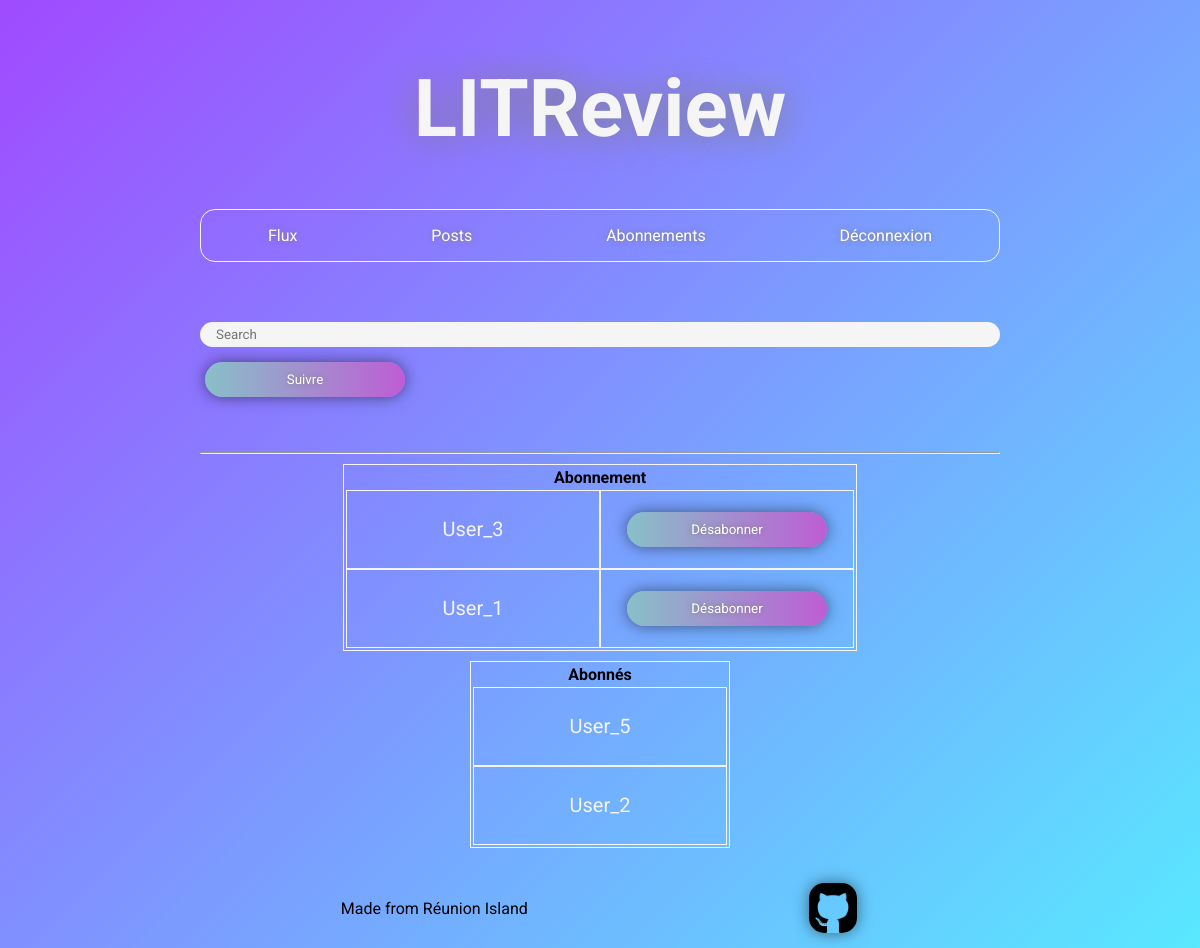
The app's page /users/subscription/ (signed in) with its own data.
### users/models.py (models this page shows)
class Subscription(models.Model):
    follower = models.ForeignKey(
        User, null=True, on_delete=models.CASCADE,
        related_name='subscriptions')
    followed = models.ForeignKey(
        User, null=True, on_delete=models.CASCADE,
        related_name='friends')

class User(AbstractUser):
    pass

### users/views.py (the view, shortened to what this page needs)
# urls.py: path('subscription/', views.subscription, name='subscription'),
@login_required
def subscription(request):
    abonnements = models.Subscription.objects.filter(follower=request.user)
    abonnes = models.Subscription.objects.filter(followed=request.user)
    context = {
        'follower': abonnes,
        'followed': abonnements,
    }
    return render(request, 'users/subscription.html', context=context)

### users/templates/users/subscription.html (shortened to what this page needs)
{% extends 'base_user_connected.html' %}
{% block content %}
    <form class="find_users" action="" method="post">
        <input class="searchfield" name="username" type="text" placeholder="Search">
        <button type="submit" class="validate" >Suivre</button>
    </form>
    <hr>
    <table>
        <thead>
            <tr>
                <th colspan="2">Abonnement</th>
            </tr>
        </thead>
        <tbody>
            <tr>
                {% for f in followed %}
                    <td class="text">{{f.followed.username}}</td>
                {% endfor %}
            </tr>
            <tr>
                {% for f in followed %}
                    <form action="{% url 'unsubscribe' %}" method="post">
                        <td>
                            <button type="submit" class="delete" >Désabonner</button>
                        </td>
                    </form>
                {% endfor %}
            </tr>
        </tbody>
    </table>
    <table>
        <thead>
            <tr>
                <th colspan="2">Abonnés</th>
            </tr>
        </thead>
        <tbody>
            <tr>
                {% for f in follower %}
                    <td class="text">{{f.follower.username}}</td>
                {% endfor %}
            </tr>
        </tbody>
    </table>
{% endblock content %}

### static/styles.css (style rules this page uses)
:root { --main-ticket-margin:10px; --main-ticket-padding:15px; --main-border-width:1px; --main-border-radius:15px; --main-ratio-width:95%; --main-space-between-ticket:10px; --main-box-shadow:0px 0px 15px rgba(0, 0, 0, 0.5); }
* { font-family: 'Roboto', sans-serif; text-decoration:none; max-width: 800px; margin-left: auto; margin-right: auto; background: linear-gradient(315deg, rgb(89 232 255) 0%, rgb(160 74 255) 100%); background-attachment: fixed; transition: 500ms; }
body { margin-bottom: 100px; }
button { display: block; cursor: pointer; padding: 10px; margin: 5px; border-radius: 20px; width: 200px; border-style: none; background: linear-gradient(90deg,rgb(136 192 200) 0%, rgb(190 93 213) 100%); color: rgb(255, 255, 255); text-shadow: 0px 0px 5px rgb(124, 124, 124); box-shadow: var(--main-box-shadow); }
form { margin: 0; }
table { border-style: solid; border-width: var(--main-border-width); border-color: whitesmoke; margin: auto; margin-top: var(--main-ticket-margin); margin-bottom: var(--main-ticket-margin); }
tbody { display: flex; flex-direction: row; }
tr { display: flex; flex-direction: column; flex-wrap: nowrap; justify-content: space-around; }
td { border-style: solid; border-width: var(--main-border-width); border-color: whitesmoke; height: 75px; width: 250px; display: flex; align-items: center; justify-content: center; }
td.text { height: 75px; width: 250px; text-align: center; line-height: 75px; font-size: 125%; color: whitesmoke; }
form.find_users { display: flex; flex-direction: column; margin-top: 50px; margin-bottom: 50px; }
input.searchfield { margin: 0; margin-top: var(--main-ticket-margin); margin-bottom: var(--main-ticket-margin); }
input { background: whitesmoke; padding: 5px; padding-left: 2%; padding-right: 2%; margin:15px; border-radius: 15px; border-style: none; }

### records on screen
Subscription: followed.username "User_3"
Subscription: followed.username "User_1"
Subscription: follower.username "User_5"
Subscription: follower.username "User_2"
